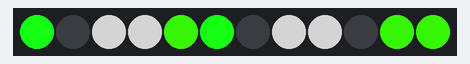
This sketch was run on a simulated Arduino Nano, built with avr-gcc and run on an emulated ATmega328P. Parts: 12 RGB LEDs in strip order, left to right. The strip is taken to match the declared colour order; random numbers use the default seed unless the sketch sets one.

Above: at 0.07 s.
At 1.83 s:
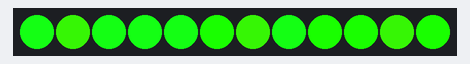
At 8.88 s:
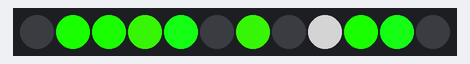
At 14.67 s:
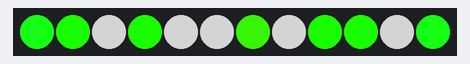
At 27.27 s:
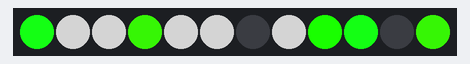
At 39.93 s:
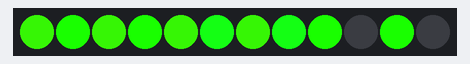

The sketch:

tcomNeopixelFirepit.ino
```cpp
// (licence header left out)
#include <Adafruit_NeoPixel.h>

// data pin
#define PIN 6
// led count
#define CNT 12

// Initialize NeoPixel Ring from Adfruit
Adafruit_NeoPixel strip = Adafruit_NeoPixel(CNT, PIN, NEO_RGBW);

//Define fire colors inkl. off
uint32_t fire_color0   = strip.Color ( 50,  226,  5,0);
uint32_t fire_color1   = strip.Color ( 25,  255,  0,0);
uint32_t fire_color2   = strip.Color ( 10,  250,  10,10);
uint32_t fire_color3   = strip.Color ( 0,  0,  0,128);
uint32_t fire_color4   = strip.Color (  0,  0,  0, 0);

///
/// Setup
///
void setup()
{
strip.begin();
strip.show(); // Initialize all pixels to 'off'
}

///
/// Main loop
///
void loop()
{
  for(int i=0;i<CNT;i++)
  {
    switch (random(5))
    {
      case 0:
        strip.setPixelColor(i, fire_color0);
        break;

      case 1:
        strip.setPixelColor(i, fire_color1);
        break;

      case 2:
        strip.setPixelColor(i, fire_color2);
        break;

      case 3:
        strip.setPixelColor(i, fire_color3);
        break;

      case 4:
        strip.setPixelColor(i, fire_color4  );
        break;
    }

  }
  strip.show();

delay(random(50,250));
}
```
